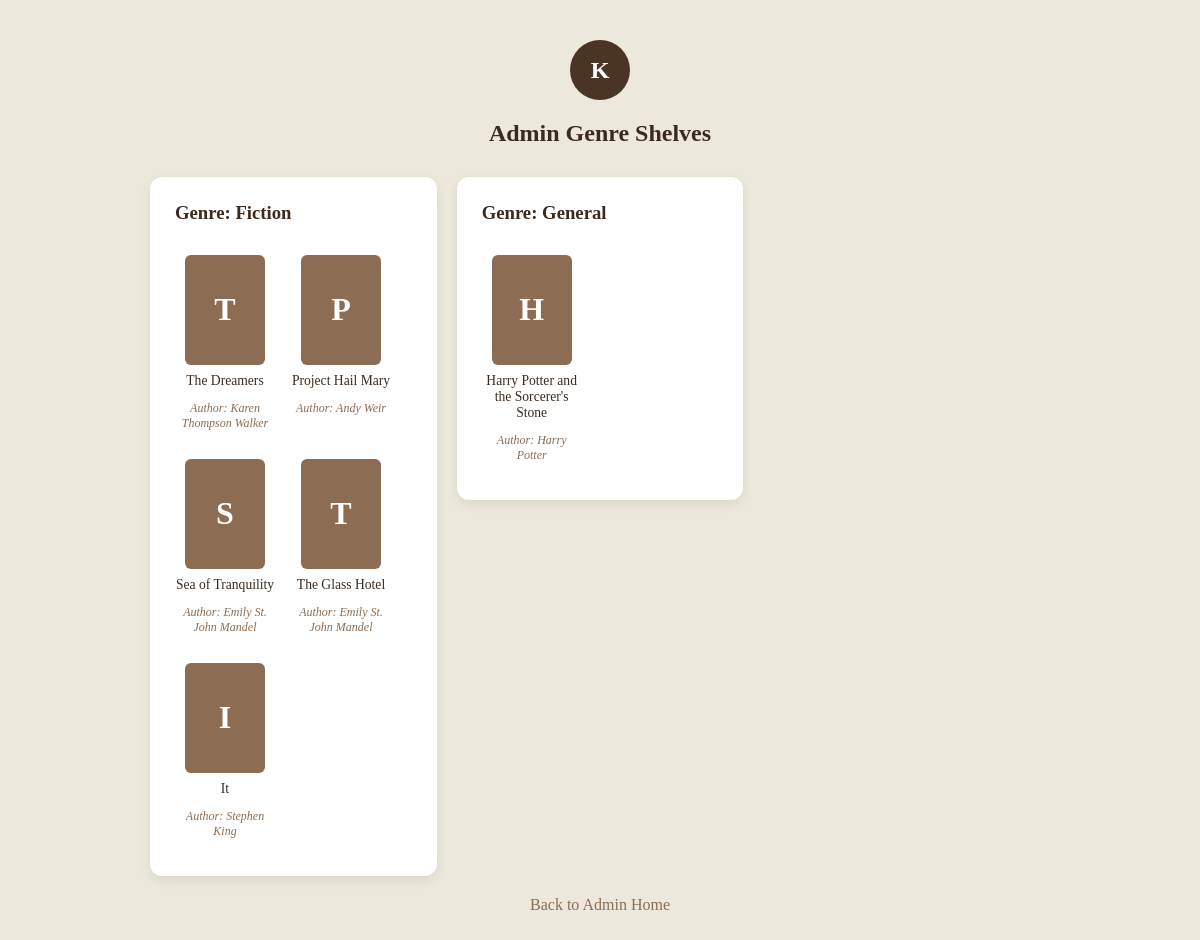
/catalog/admin/genre-shelves/ (signed in), run on an earlier commit of the app's database.
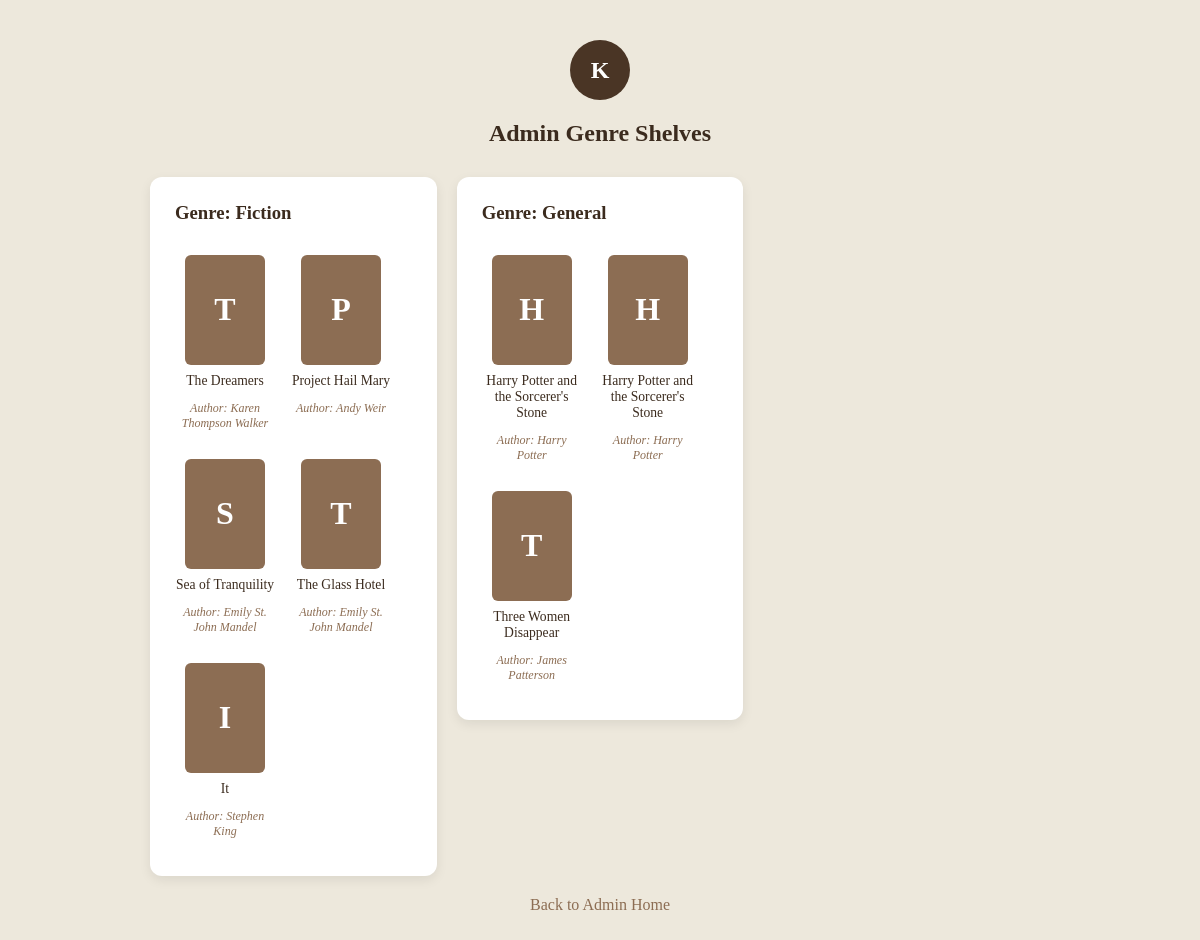
And on a later commit of the database.
### catalog/models.py (models this page shows, shortened)
class Book(models.Model):
    book_id = models.AutoField(primary_key=True)
    title = models.CharField(max_length=255)
    author = models.CharField(max_length=255)
    genre = models.CharField(max_length=100, blank=True, null=True)
    publisher = models.CharField(max_length=255, blank=True, null=True)
    year = models.IntegerField(blank=True, null=True)
    isbn = models.CharField(max_length=20, blank=True, null=True)
    story = models.TextField(blank=True, null=True)
    cover_image_url = models.URLField(blank=True, null=True)
    added_by = models.ForeignKey(User, on_delete=models.SET_NULL, null=True)
    created_at = models.DateTimeField(auto_now_add=True)

### catalog/views.py (the view)
# urls.py: path('admin/genre-shelves/', views.admin_genre_shelves, name='admin_genre_shelves'),
@staff_member_required(login_url='admin_login')
def admin_genre_shelves(request):
    genres = Book.objects.values_list('genre', flat=True).distinct()
    genre_shelves = []
    for genre in genres:
        if genre: #make sure genre is not empty
            books_in_genre = Book.objects.filter(genre=genre)
            genre_shelves.append({
                'genre_name': genre,
                'books': books_in_genre
            })
    context = {
        'genre_shelves': genre_shelves,
        'username': request.user.username,
    }
    return render(request, 'catalog/admin_genre_shelves.html', context)

### catalog/templates/catalog/admin_genre_shelves.html (shortened to what this page needs)
<!DOCTYPE html>
<html lang="en">
<head>
    {% load static %}
    <link rel="stylesheet" href="{% static 'catalog/shelves.css' %}">
</head>
<body class="shelves-background">
    <div class="shelves-header">
        <div class="avatar-circle">{{ username.0|upper }}</div>
        <h2>Admin Genre Shelves</h2>
    </div>
    <div class="shelves-list">
        {% for shelf in genre_shelves %}
            <div class="shelf-card">
                <div class="shelf-header">
                    <h3>Genre: {{ shelf.genre_name }}</h3>
                </div>
                {% if shelf.books %}
                    <div class="book-grid">
                        {% for book in shelf.books %}
                            <div class="book-item">
                                <div class="book-cover-placeholder">{{ book.title.0|upper }}</div>
                                <p class="book-title">{{ book.title }}</p>
                                <p class="book-status">Author: {{ book.author }}</p>
                            </div>
                        {% endfor %}
                    </div>
                {% else %}
                    <p class="empty-shelf">No books found under this genre.</p>
                {% endif %}
            </div>
        {% empty %}
            <p class="empty-shelf" style="text-align: center;">No genres available yet.</p>
        {% endfor %}
    </div>
    <a href="{% url 'admin_home' %}" class="back-link">Back to Admin Home</a>
</body>
</html>

What changed in the data, as far as the page shows it:
added Book: title.0 "H", title "Harry Potter and the Sorcerer's Stone", author "Harry Potter", shown under "General"
added Book: title.0 "T", title "Three Women Disappear", author "James Patterson", shown under "General"
